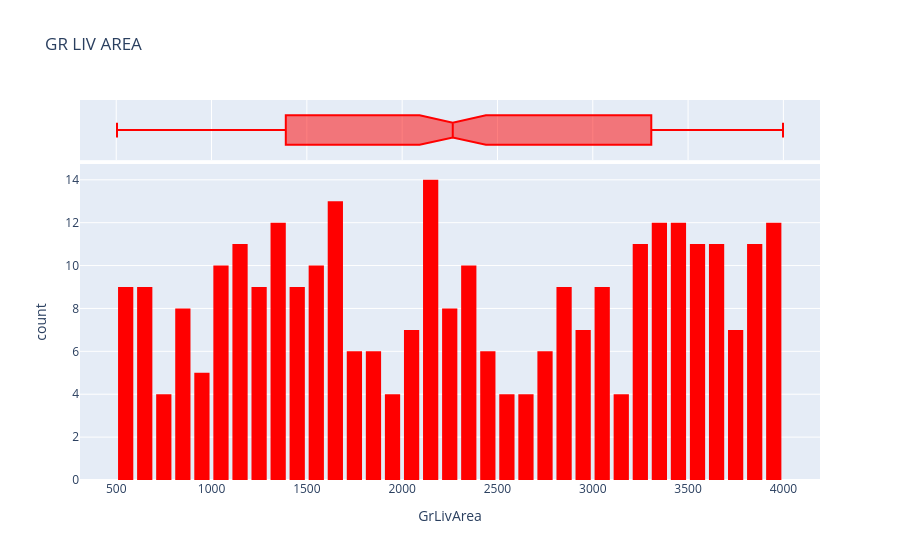

The notebook cell this image was saved under:
### Code cell
fig = px.histogram(
    house,
    x='GrLivArea',
    marginal='box',
    color_discrete_sequence=['red'],
    nbins=45,
    title='GR LIV AREA'
)
fig.update_layout(bargap=0.2)
fig.show()

# USING PYPLOT
plt.figure(figsize=(10, 6))
plt.hist(
    house['GrLivArea'],
    bins=35,
    color='red',
    edgecolor='black',
    rwidth=0.8
)

plt.title('GR LIV AREA')
plt.xlabel('GrLivArea')
plt.ylabel('Frequency')

plt.show()

### Figure 1 — Plotly figure (JSON) as saved in the notebook; plotly's stock layout.template omitted (floating-point values rounded to 4 significant figures; data arrays with more than 128 entries replaced by an {"elided": "..."} marker saying what was removed)
{"data": [{"bingroup": "x", "hovertemplate": "GrLivArea=%{x}<br>count=%{y}<extra></extra>", "legendgroup": "", "marker": {"color": "red", "pattern": {"shape": ""}}, "name": "", "nbinsx": 45, "orientation": "v", "showlegend": false, "type": "histogram", "x": {"elided": "300 int values"}, "xaxis": "x", "yaxis": "y"}, {"hovertemplate": "GrLivArea=%{x}<extra></extra>", "legendgroup": "", "marker": {"color": "red"}, "name": "", "notched": true, "showlegend": false, "type": "box", "x": {"elided": "300 int values"}, "xaxis": "x2", "yaxis": "y2"}], "layout": {"bargap": 0.2, "barmode": "relative", "legend": {"tracegroupgap": 0}, "title": {"text": "GR LIV AREA"}, "xaxis": {"anchor": "y", "domain": [0, 1], "title": {"text": "GrLivArea"}}, "xaxis2": {"anchor": "y2", "domain": [0, 1], "matches": "x", "showgrid": true, "showticklabels": false}, "yaxis": {"anchor": "x", "domain": [0, 0.8316], "title": {"text": "count"}}, "yaxis2": {"anchor": "x2", "domain": [0.8416, 1], "matches": "y2", "showgrid": false, "showline": false, "showticklabels": false, "ticks": ""}}}
